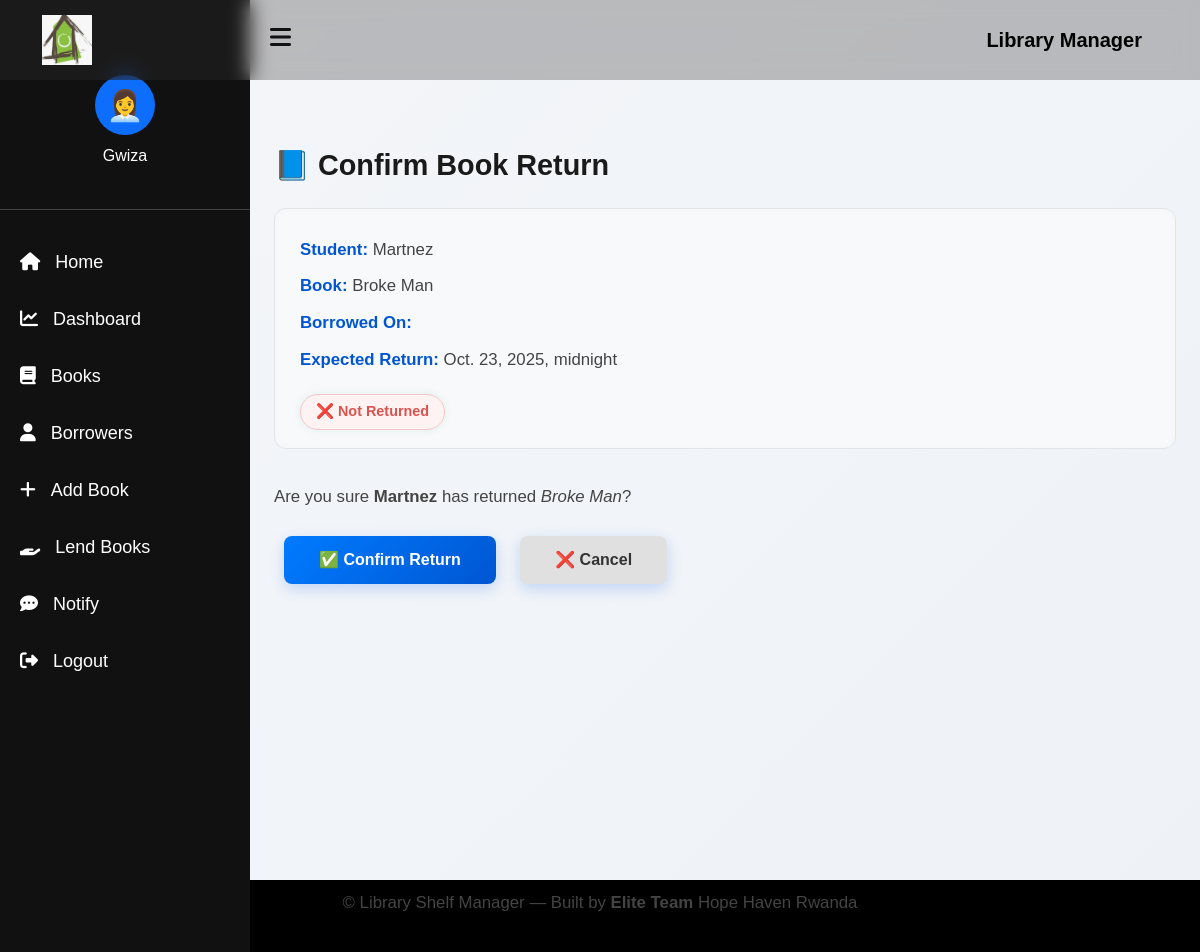
/confirm_return/5/ (signed in), run on the app's committed database.
### lib_app/models.py (models this page shows, shortened)
class Borrower(models.Model):
    student = models.ForeignKey(Student, on_delete=models.CASCADE)
    book = models.ForeignKey(Book, on_delete=models.CASCADE)
    issue_date = models.DateTimeField(null=True, blank=True)
    return_date = models.DateTimeField(null=True, blank=True)
    fine = models.DecimalField(max_digits=6, decimal_places=2, null=True, blank=True)

class Student(models.Model):
    roll_no = models.CharField(max_length=10, unique=True)
    name = models.CharField(max_length=10)
    branch = models.CharField(max_length=3)
    contact_no = models.CharField(max_length=10)
    total_books_due = models.IntegerField(default=0)
    email = models.EmailField(unique=True)
    pic = models.ImageField(blank=True, upload_to='profile_image')

class Book(models.Model):
    title = models.CharField(max_length=200)
    author = models.CharField(max_length=100)
    summary = models.TextField(max_length=1000)
    isbn = models.CharField(max_length=13)
    genre = models.ManyToManyField(Genre)
    language = models.ForeignKey(Language, on_delete=models.SET_NULL, null=True)
    total_copies = models.IntegerField()
    available_copies = models.IntegerField()
    pdf_file = models.FileField(upload_to='book_pdfs/', blank=True, null=True)
    cover_image = models.ImageField(upload_to='covers/', blank=True, null=True)

### lib_app/views.py (the view, shortened to what this page needs)
# urls.py: path('confirm_return/<int:pk>/', views.confirm_return_view, name='confirm_return'),
@login_required
def confirm_return_view(request, pk):
    borrower = get_object_or_404(Borrower, id=pk)
    if request.method == "GET":
        return render(request, "books/confirm_return.html", {"borrower": borrower})

### lib_app/templates/books/confirm_return.html (shortened to what this page needs)
{% extends 'books/base.html' %}
{% block content %}
<div class="container">
  <h3>📘 Confirm Book Return</h3>
  <div class="book-info">
    <p><strong>Student:</strong> {{ borrower.student.name }}</p>
    <p><strong>Book:</strong> {{ borrower.book.title }}</p>
    <p><strong>Borrowed On:</strong> {{ borrower.borrow_date }}</p>
    <p><strong>Expected Return:</strong> {{ borrower.return_date }}</p>
    {% if borrower.is_returned %}
      <div class="status-badge returned">✅ Returned</div>
    {% else %}
      <div class="status-badge not-returned">❌ Not Returned</div>
    {% endif %}
  </div>
  {% if not borrower.is_returned %}
    <p>
      Are you sure <strong>{{ borrower.student.name }}</strong> has returned
      <em>{{ borrower.book.title }}</em>?
    </p>
    <form method="post" action="{% url 'confirm_return' borrower.id %}">
      <button type="submit" class="btn">✅ Confirm Return</button>
      <a href="{% url 'book_list_view' %}" class="btn btn-cancel">❌ Cancel</a>
    </form>
  {% else %}
    <p>
      This book has already been <strong>marked as returned</strong>.<br>
      <a href="{% url 'book_list_view' %}" class="btn">📚 Back to Books</a>
    </p>
  {% endif %}
</div>
{% endblock %}

### lib_app/templates/books/base.html (shortened to what this page needs)
{% load static %}
<!DOCTYPE html>
<html lang="en">
<head>
  <link href="https://cdn.jsdelivr.net/npm/bootstrap@5.3.3/dist/css/bootstrap.min.css" rel="stylesheet">
  <link rel="stylesheet" href="https://cdnjs.cloudflare.com/ajax/libs/font-awesome/6.5.0/css/all.min.css">
</head>
<body>
{% if user.is_authenticated and user.is_superuser %}
  <div class="toggle-btn" id="toggle-btn"><i class="fas fa-bars"></i></div>
{% endif %}
<div class="sidebar" id="sidebar">
  {% if user.is_authenticated %}
    <div class="sidebar-user text-center mb-4" id="user-info-btn">
      <div class="user-circle">{% if user.is_superuser %}👩‍💼{% else %}👨{% endif %}</div>
      <p>{{ user.username }}</p>
    </div>
  {% endif %}
  {% if user.is_authenticated and user.is_superuser %}
    <a href="{% url 'welcome' %}"><i class="fas fa-home"></i> Home</a>
    <a href="{% url 'dash' %}"><i class="fas fa-chart-line"></i> Dashboard</a>
    <a href="{% url 'book_list_view' %}"><i class="fas fa-book"></i> Books</a>
    <a href="{% url 'student_list_view' %}"><i class="fas fa-user"></i> Borrowers</a>
    <a href="{% url 'add_new_book' %}"><i class="fas fa-plus"></i> Add Book</a>
    <a href="{% url 'add_student_and_borrow' %}"><i class="fas fa-hand-holding"></i> Lend Books</a>
    <a href="{% url 'add_notice' %}"><i class="fas fa-comment-dots"></i> Notify</a>
    <a href="{% url 'superuser_logout' %}"><i class="fas fa-sign-out-alt"></i> Logout</a>
  {% else %}
    <a href="{% url 'welcome' %}"><i class="fas fa-home"></i> Home</a>
    <a href="{% url 'book_list_view' %}"><i class="fas fa-book"></i> Online Books</a>
    {% if not user.is_superuser %}
      <a href="{% url 'superuser_login' %}"><i class="fas fa-sign-in-alt"></i> Login</a>
    {% endif %}
  {% endif %}
</div>
<nav class="navbar navbar-expand-lg">
  <div class="container">
    <img src="{% static 'images/logo.png' %}" alt="logo" style="height:50px;width:50px">
    {% if user.is_superuser %}
      <a class="navbar-brand fw-bold" href="{% url 'welcome' %}">Library Manager</a>
    {% else %}
      <a class="navbar-brand fw-bold" href="{% url 'welcome' %}">
        <b style="color:green;">HHR</b> Online Books
      </a>
    {% endif %}
  </div>
</nav>
<div class="main-content" id="main">
  <div class="container mt-5">
    {% block content %}{% endblock %}
  </div>
</div>
<footer>
  <p>&copy; {{ now|date:"Y" }}
    {% if user.is_superuser %}Library Shelf Manager{% else %}HHR Online Books{% endif %}
    — Built by <strong>Elite Team</strong> Hope Haven Rwanda
  </p>
</footer>
</body>
</html>

### lib_app/templates/books/base.html (style rules this page uses)
body { background: #fff; font-family: 'Segoe UI', Tahoma, Geneva, Verdana, sans-serif; overflow-x: hidden; }
nav.navbar { background: rgba(54, 52, 52, 0.3); backdrop-filter: blur(10px); height: 80px; display: flex; justify-content: center; z-index: 1050; }
nav a.navbar-brand { color: #000; font-weight: 500; }
.sidebar { position: fixed; left: 0; top: 0; width: 250px; height: 100%; background: #111; color: #fff; padding-top: 60px; transition: left 0.3s ease; z-index: 1000; }
.sidebar a { display: flex; align-items: center; padding: 15px 20px; color: #fff; text-decoration: none; font-size: 18px; transition: 0.2s; }
.sidebar a i { margin-right: 15px; }
.sidebar-user { padding: 15px 0; border-bottom: 1px solid rgba(255, 255, 255, 0.2); cursor: pointer; }
.user-circle { width: 60px; height: 60px; background: #0d6efd; color: #fff; border-radius: 50%; font-size: 30px; display: flex; align-items: center; justify-content: center; margin: 0 auto; }
.sidebar-user p { font-size: 16px; color: #fff; margin-top: 8px; font-weight: 500; }
.main-content { margin-left: 250px; transition: margin-left 0.3s ease; min-height: 100vh; display: flex; flex-direction: column; padding-top: 20px; }
.toggle-btn { position: fixed; top: 20px; left: 270px; font-size: 24px; cursor: pointer; color: #111; z-index: 1100; }
footer { background: #000; color: #fff; text-align: center; padding: 10px 0; }

### lib_app/templates/books/confirm_return.html (style rules this page uses)
body { font-family: 'Poppins', sans-serif; background: linear-gradient(135deg, #f4f6f9, #eef2f7); margin: 0; padding: 0; }
h3 { color: #1a1a1a; font-size: 1.8em; font-weight: 700; margin-bottom: 25px; }
p { color: #444; font-size: 1.05em; line-height: 1.6em; margin-bottom: 25px; }
.book-info { background: #f8f9fb; border: 1px solid #e1e4e8; border-radius: 12px; padding: 18px 25px; margin-bottom: 35px; text-align: left; box-shadow: inset 0 0 10px rgba(0, 0, 0, 0.02); }
.book-info p { margin: 10px 0; }
.book-info strong { color: #0056d2; }
.status-badge { display: inline-block; background: #e0f7ec; color: #00994c; padding: 6px 15px; border-radius: 20px; font-weight: 600; font-size: 0.9em; margin-top: 10px; box-shadow: 0 0 10px rgba(0, 153, 76, 0.1); }
.status-badge.not-returned { background: #fff2f2; color: #d9534f; border: 1px solid #f5c6cb; }
.btn { display: inline-block; background: linear-gradient(135deg, #007bff, #0056d2); color: #fff; padding: 12px 35px; border: none; border-radius: 8px; font-weight: 600; font-size: 1rem; text-decoration: none; transition: all 0.3s ease; cursor: pointer; margin: 0 10px; box-shadow: 0 5px 15px rgba(0, 91, 234, 0.2); }
.btn-cancel { background: #e0e0e0; color: #333; }

### data on the page
Borrower: student.name "Martnez", book "Broke Man", return_date "Oct. 23, 2025, midnight"

### other printed values
{{ user.username }} "Gwiza"
